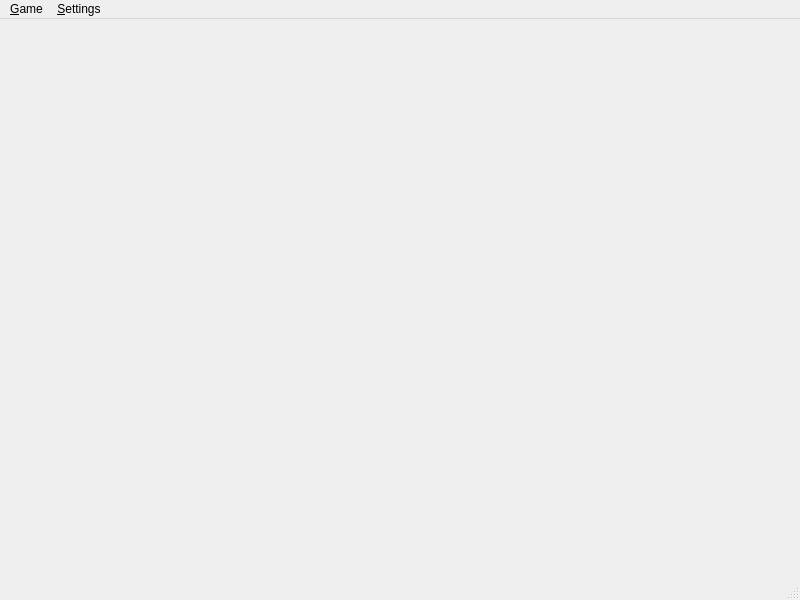
<?xml version="1.0" encoding="UTF-8"?>
<ui version="4.0">
 <class>UntitledDesktopGame</class>
 <widget class="QMainWindow" name="UntitledDesktopGame">
  <property name="geometry">
   <rect>
    <x>0</x>
    <y>0</y>
    <width>800</width>
    <height>600</height>
   </rect>
  </property>
  <property name="windowTitle">
   <string>UntitledDesktopGame</string>
  </property>
  <widget class="QWidget" name="centralwidget">
   <layout class="QVBoxLayout" name="verticalLayout">
    <item>
     <layout class="QGridLayout" name="gridLayout">
      <item row="0" column="1">
       <spacer name="verticalSpacer">
        <property name="orientation">
         <enum>Qt::Vertical</enum>
        </property>
        <property name="sizeHint" stdset="0">
         <size>
          <width>20</width>
          <height>40</height>
         </size>
        </property>
       </spacer>
      </item>
      <item row="1" column="2">
       <spacer name="horizontalSpacer_2">
        <property name="orientation">
         <enum>Qt::Horizontal</enum>
        </property>
        <property name="sizeHint" stdset="0">
         <size>
          <width>40</width>
          <height>20</height>
         </size>
        </property>
       </spacer>
      </item>
      <item row="1" column="0">
       <spacer name="horizontalSpacer">
        <property name="orientation">
         <enum>Qt::Horizontal</enum>
        </property>
        <property name="sizeHint" stdset="0">
         <size>
          <width>40</width>
          <height>20</height>
         </size>
        </property>
       </spacer>
      </item>
      <item row="2" column="1">
       <spacer name="verticalSpacer_2">
        <property name="orientation">
         <enum>Qt::Vertical</enum>
        </property>
        <property name="sizeHint" stdset="0">
         <size>
          <width>20</width>
          <height>40</height>
         </size>
        </property>
       </spacer>
      </item>
     </layout>
    </item>
   </layout>
  </widget>
  <widget class="QMenuBar" name="menubar">
   <property name="geometry">
    <rect>
     <x>0</x>
     <y>0</y>
     <width>800</width>
     <height>22</height>
    </rect>
   </property>
   <widget class="QMenu" name="menu_game">
    <property name="title">
     <string>&amp;Game</string>
    </property>
    <addaction name="action_new_game"/>
    <addaction name="action_save_game"/>
    <addaction name="action_load_game"/>
    <addaction name="action_close_game"/>
    <addaction name="action_exit"/>
   </widget>
   <widget class="QMenu" name="menu_Settings">
    <property name="title">
     <string>&amp;Settings</string>
    </property>
    <widget class="QMenu" name="menu_Log">
     <property name="title">
      <string>&amp;Log</string>
     </property>
     <addaction name="action_file_log"/>
     <addaction name="action_console_log"/>
    </widget>
    <addaction name="menu_Log"/>
   </widget>
   <addaction name="menu_game"/>
   <addaction name="menu_Settings"/>
  </widget>
  <widget class="QStatusBar" name="statusbar"/>
  <action name="action_new_game">
   <property name="text">
    <string>&amp;New</string>
   </property>
  </action>
  <action name="action_save_game">
   <property name="text">
    <string>&amp;Save</string>
   </property>
  </action>
  <action name="action_exit">
   <property name="text">
    <string>&amp;Exit</string>
   </property>
  </action>
  <action name="action_file_log">
   <property name="checkable">
    <bool>true</bool>
   </property>
   <property name="text">
    <string>File</string>
   </property>
  </action>
  <action name="action_console_log">
   <property name="checkable">
    <bool>true</bool>
   </property>
   <property name="text">
    <string>Console</string>
   </property>
  </action>
  <action name="action_close_game">
   <property name="text">
    <string>&amp;Close</string>
   </property>
  </action>
  <action name="action_load_game">
   <property name="text">
    <string>&amp;Load</string>
   </property>
  </action>
 </widget>
 <resources/>
 <connections/>
</ui>
